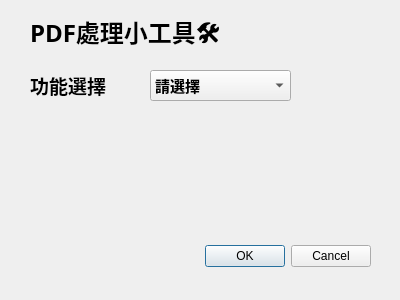
<?xml version="1.0" encoding="UTF-8"?>
<ui version="4.0">
 <class>dialog_main</class>
 <widget class="QDialog" name="dialog_main">
  <property name="geometry">
   <rect>
    <x>0</x>
    <y>0</y>
    <width>400</width>
    <height>300</height>
   </rect>
  </property>
  <property name="windowTitle">
   <string>Process PDF</string>
  </property>
  <widget class="QDialogButtonBox" name="main_btn">
   <property name="geometry">
    <rect>
     <x>30</x>
     <y>240</y>
     <width>341</width>
     <height>32</height>
    </rect>
   </property>
   <property name="orientation">
    <enum>Qt::Orientation::Horizontal</enum>
   </property>
   <property name="standardButtons">
    <set>QDialogButtonBox::StandardButton::Cancel|QDialogButtonBox::StandardButton::Ok</set>
   </property>
  </widget>
  <widget class="QComboBox" name="main_cbx01">
   <property name="geometry">
    <rect>
     <x>150</x>
     <y>70</y>
     <width>141</width>
     <height>31</height>
    </rect>
   </property>
   <property name="font">
    <font>
     <family>微軟正黑體</family>
     <pointsize>11</pointsize>
     <bold>true</bold>
    </font>
   </property>
   <item>
    <property name="text">
     <string>請選擇</string>
    </property>
   </item>
   <item>
    <property name="text">
     <string>PDF合併</string>
    </property>
   </item>
  </widget>
  <widget class="QLabel" name="main_lb01">
   <property name="geometry">
    <rect>
     <x>30</x>
     <y>70</y>
     <width>91</width>
     <height>31</height>
    </rect>
   </property>
   <property name="font">
    <font>
     <family>微軟正黑體</family>
     <pointsize>14</pointsize>
     <bold>true</bold>
    </font>
   </property>
   <property name="text">
    <string>功能選擇</string>
   </property>
  </widget>
  <widget class="QLabel" name="main_title">
   <property name="geometry">
    <rect>
     <x>30</x>
     <y>20</y>
     <width>251</width>
     <height>31</height>
    </rect>
   </property>
   <property name="font">
    <font>
     <family>微軟正黑體</family>
     <pointsize>18</pointsize>
     <bold>true</bold>
    </font>
   </property>
   <property name="text">
    <string>PDF處理小工具🛠️</string>
   </property>
   <property name="textFormat">
    <enum>Qt::TextFormat::PlainText</enum>
   </property>
  </widget>
 </widget>
 <resources/>
 <connections>
  <connection>
   <sender>main_btn</sender>
   <signal>accepted()</signal>
   <receiver>dialog_main</receiver>
   <slot>accept()</slot>
   <hints>
    <hint type="sourcelabel">
     <x>248</x>
     <y>254</y>
    </hint>
    <hint type="destinationlabel">
     <x>157</x>
     <y>274</y>
    </hint>
   </hints>
  </connection>
  <connection>
   <sender>main_btn</sender>
   <signal>rejected()</signal>
   <receiver>dialog_main</receiver>
   <slot>reject()</slot>
   <hints>
    <hint type="sourcelabel">
     <x>316</x>
     <y>260</y>
    </hint>
    <hint type="destinationlabel">
     <x>286</x>
     <y>274</y>
    </hint>
   </hints>
  </connection>
 </connections>
</ui>
